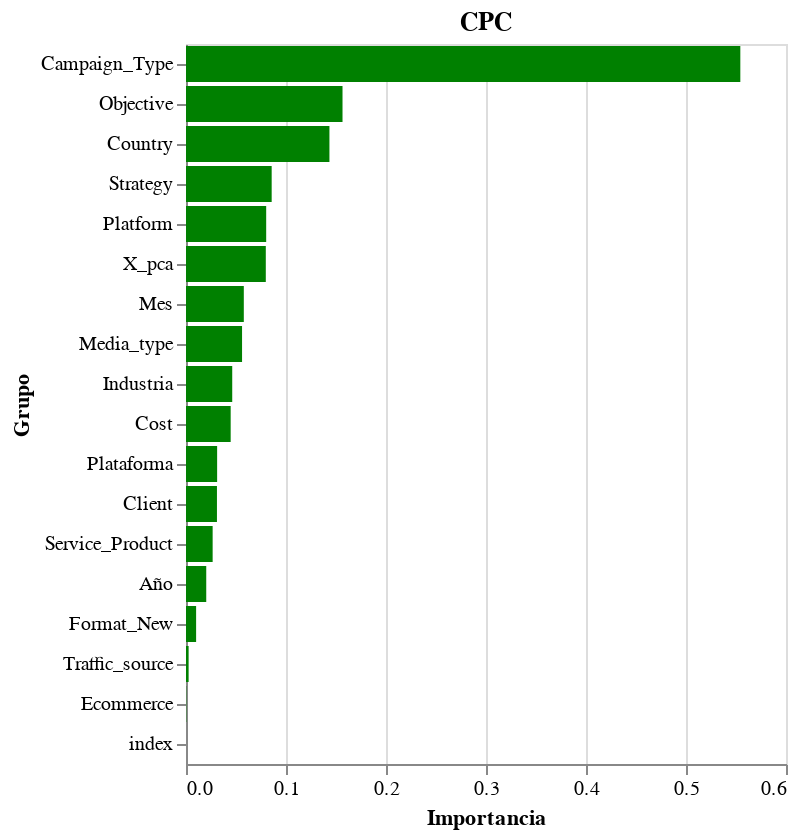

Notebook code for this chart:
### Code cell
chart

### Figure 1 — Vega-Lite specification as saved in the notebook (floating-point values rounded to 4 significant figures)
{"config": {"view": {"continuousWidth": 300, "continuousHeight": 300}}, "data": {"name": "data-7631b1a0cc59f192f8e605b4422a22dc"}, "mark": {"type": "bar", "color": "green"}, "encoding": {"x": {"field": "Importance", "title": "Importancia", "type": "quantitative"}, "y": {"field": "Grupo", "sort": "-x", "title": "Grupo", "type": "nominal"}}, "title": "CPC", "$schema": "https://vega.github.io/schema/vega-lite/v5.14.1.json", "datasets": {"data-7631b1a0cc59f192f8e605b4422a22dc": [{"Grupo": "Campaign_Type", "Importance": 0.5543}, {"Grupo": "Objective", "Importance": 0.1565}, {"Grupo": "Country", "Importance": 0.1434}, {"Grupo": "Strategy", "Importance": 0.08568}, {"Grupo": "Platform", "Importance": 0.08018}, {"Grupo": "X_pca", "Importance": 0.0798}, {"Grupo": "Mes", "Importance": 0.05781}, {"Grupo": "Media_type", "Importance": 0.05606}, {"Grupo": "Industria", "Importance": 0.04623}, {"Grupo": "Cost", "Importance": 0.04467}, {"Grupo": "Plataforma", "Importance": 0.03113}, {"Grupo": "Client", "Importance": 0.03096}, {"Grupo": "Service_Product", "Importance": 0.02665}, {"Grupo": "Año", "Importance": 0.02025}, {"Grupo": "Format_New", "Importance": 0.01011}, {"Grupo": "Traffic_source", "Importance": 0.002616}, {"Grupo": "Ecommerce", "Importance": 0.0002859}, {"Grupo": "index", "Importance": 0.0}]}}
